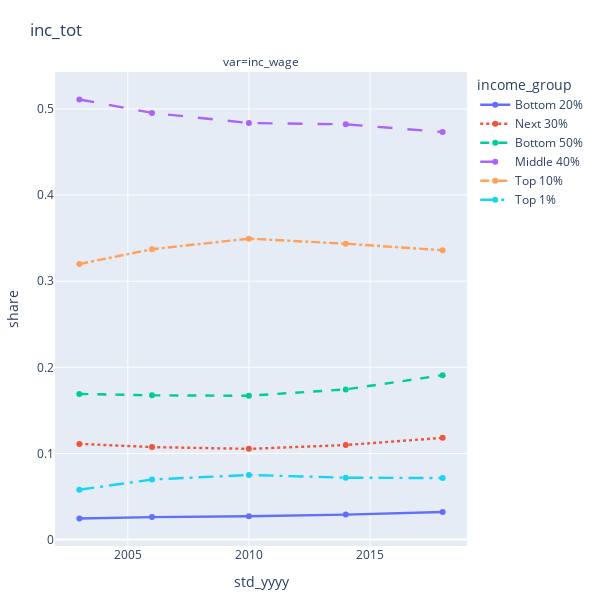

The cell this chart's notebook holds for it:
### Code cell
df_filtered = df[df['var'] == var]
fig = px.line(df_filtered, x="std_yyyy", y="share", color='income_group', line_dash='income_group', 
              title=f"inc_tot", facet_col='var', 
              width=50*12, height=50*12)
fig.update_traces(line=dict(width=2.4), mode='lines+markers')
fig.update_layout(margin={"r":16,"t":72,"l":16,"b":16})
fig.show()

### Figure 1 — Plotly figure (JSON) as saved in the notebook; plotly's stock layout.template omitted (floating-point values rounded to 4 significant figures)
{"data": [{"hovertemplate": "income_group=Bottom 20%<br>var=inc_wage<br>std_yyyy=%{x}<br>share=%{y}<extra></extra>", "legendgroup": "Bottom 20%", "line": {"color": "#636efa", "dash": "solid", "width": 2.4}, "mode": "lines+markers", "name": "Bottom 20%", "orientation": "v", "showlegend": true, "type": "scatter", "x": [2003, 2006, 2010, 2014, 2018], "xaxis": "x", "y": [0.02444, 0.02615, 0.02716, 0.02901, 0.03203], "yaxis": "y"}, {"hovertemplate": "income_group=Next 30%<br>var=inc_wage<br>std_yyyy=%{x}<br>share=%{y}<extra></extra>", "legendgroup": "Next 30%", "line": {"color": "#EF553B", "dash": "dot", "width": 2.4}, "mode": "lines+markers", "name": "Next 30%", "orientation": "v", "showlegend": true, "type": "scatter", "x": [2003, 2006, 2010, 2014, 2018], "xaxis": "x", "y": [0.1111, 0.1074, 0.1053, 0.1098, 0.1181], "yaxis": "y"}, {"hovertemplate": "income_group=Bottom 50%<br>var=inc_wage<br>std_yyyy=%{x}<br>share=%{y}<extra></extra>", "legendgroup": "Bottom 50%", "line": {"color": "#00cc96", "dash": "dash", "width": 2.4}, "mode": "lines+markers", "name": "Bottom 50%", "orientation": "v", "showlegend": true, "type": "scatter", "x": [2003, 2006, 2010, 2014, 2018], "xaxis": "x", "y": [0.1691, 0.1675, 0.167, 0.1744, 0.1909], "yaxis": "y"}, {"hovertemplate": "income_group=Middle 40%<br>var=inc_wage<br>std_yyyy=%{x}<br>share=%{y}<extra></extra>", "legendgroup": "Middle 40%", "line": {"color": "#ab63fa", "dash": "longdash", "width": 2.4}, "mode": "lines+markers", "name": "Middle 40%", "orientation": "v", "showlegend": true, "type": "scatter", "x": [2003, 2006, 2010, 2014, 2018], "xaxis": "x", "y": [0.511, 0.4954, 0.4836, 0.4821, 0.4732], "yaxis": "y"}, {"hovertemplate": "income_group=Top 10%<br>var=inc_wage<br>std_yyyy=%{x}<br>share=%{y}<extra></extra>", "legendgroup": "Top 10%", "line": {"color": "#FFA15A", "dash": "dashdot", "width": 2.4}, "mode": "lines+markers", "name": "Top 10%", "orientation": "v", "showlegend": true, "type": "scatter", "x": [2003, 2006, 2010, 2014, 2018], "xaxis": "x", "y": [0.32, 0.3371, 0.3494, 0.3435, 0.3359], "yaxis": "y"}, {"hovertemplate": "income_group=Top 1%<br>var=inc_wage<br>std_yyyy=%{x}<br>share=%{y}<extra></extra>", "legendgroup": "Top 1%", "line": {"color": "#19d3f3", "dash": "longdashdot", "width": 2.4}, "mode": "lines+markers", "name": "Top 1%", "orientation": "v", "showlegend": true, "type": "scatter", "x": [2003, 2006, 2010, 2014, 2018], "xaxis": "x", "y": [0.05786, 0.06979, 0.07501, 0.07189, 0.07143], "yaxis": "y"}], "layout": {"annotations": [{"font": {}, "showarrow": false, "text": "var=inc_wage", "x": 0.5, "xanchor": "center", "xref": "paper", "y": 1, "yanchor": "bottom", "yref": "paper"}], "height": 600, "legend": {"title": {"text": "income_group"}, "tracegroupgap": 0}, "margin": {"b": 16, "l": 16, "r": 16, "t": 72}, "title": {"text": "inc_tot"}, "width": 600, "xaxis": {"anchor": "y", "autorange": true, "domain": [0, 1], "range": [2002.0, 2019.0], "title": {"text": "std_yyyy"}, "type": "linear"}, "yaxis": {"anchor": "x", "autorange": true, "domain": [0, 1], "range": [-0.007411, 0.5428], "title": {"text": "share"}, "type": "linear"}}}
